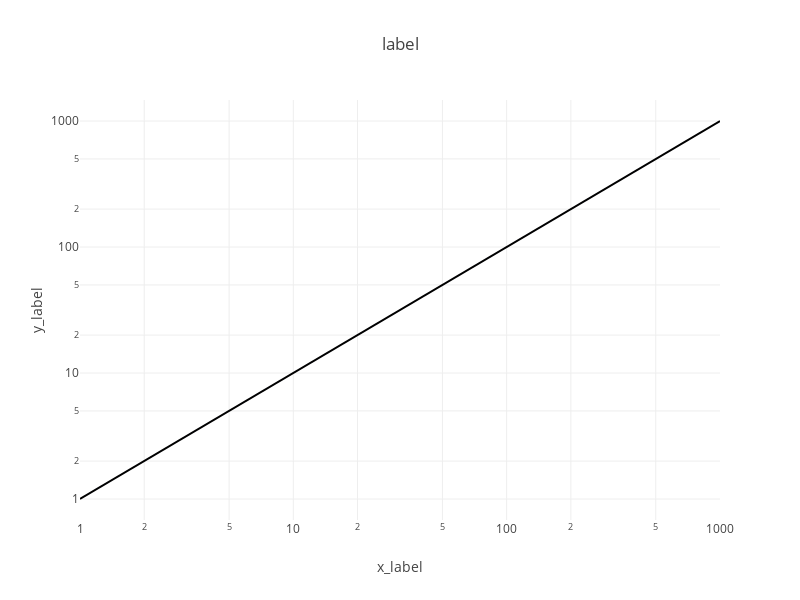

This figure's notebook cell:
### Code cell
xf  =np.array([1,10,100,1000])
yf  =np.array([1,10,100,1000])

width = 800
height = 600
trace1 = go.Scatter(x=xf, y=yf, mode='lines', )

layout = go.Layout(
    title='label',
    xaxis_title='x_label',
    yaxis_title='y_label',
    width=width,
    height=height,
    legend_title="Legend",
    xaxis_type='log',
    yaxis_type='log',
)
fig = go.Figure(data=[trace1], layout=layout)
fig.show()

### Figure 1 — Plotly figure (JSON) as saved in the notebook; plotly's stock layout.template omitted (floating-point values rounded to 4 significant figures)
{"data": [{"mode": "lines", "type": "scatter", "x": [1, 10, 100, 1000], "y": [1, 10, 100, 1000]}], "layout": {"height": 600, "legend": {"title": {"text": "Legend"}}, "title": {"text": "label"}, "width": 800, "xaxis": {"title": {"text": "x_label"}, "type": "log"}, "yaxis": {"title": {"text": "y_label"}, "type": "log"}}}
